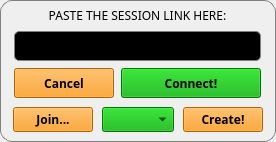
           <widget class="QGroupBox" name="groupBox">
            <property name="styleSheet">
             <string notr="true">QGroupBox {
    border: 1px solid gray;
    border-radius: 12px;
	color: rgb(255, 255, 255);
    /*margin-top: 1ex;  leave space at the top for the title */
}</string>
            </property>
            <property name="flat">
             <bool>false</bool>
            </property>
            <layout class="QVBoxLayout" name="verticalLayout">
             <property name="spacing">
              <number>6</number>
             </property>
             <property name="leftMargin">
              <number>3</number>
             </property>
             <property name="topMargin">
              <number>3</number>
             </property>
             <property name="rightMargin">
              <number>3</number>
             </property>
             <property name="bottomMargin">
              <number>3</number>
             </property>
             <item>
              <widget class="QWidget" name="sessionJoinWidget" native="true">
               <property name="enabled">
                <bool>true</bool>
               </property>
               <property name="sizePolicy">
                <sizepolicy hsizetype="Preferred" vsizetype="Preferred">
                 <horstretch>0</horstretch>
                 <verstretch>0</verstretch>
                </sizepolicy>
               </property>
               <property name="minimumSize">
                <size>
                 <width>0</width>
                 <height>0</height>
                </size>
               </property>
               <layout class="QVBoxLayout" name="verticalLayout_25">
                <property name="topMargin">
                 <number>3</number>
                </property>
                <property name="bottomMargin">
                 <number>3</number>
                </property>
                <item>
                 <layout class="QHBoxLayout" name="joinInputLayout">
                  <item>
                   <layout class="QVBoxLayout" name="verticalLayout_23">
                    <property name="spacing">
                     <number>7</number>
                    </property>
                    <item>
                     <spacer name="verticalSpacer_2">
                      <property name="orientation">
                       <enum>Qt::Vertical</enum>
                      </property>
                      <property name="sizeHint" stdset="0">
                       <size>
                        <width>20</width>
                        <height>0</height>
                       </size>
                      </property>
                     </spacer>
                    </item>
                    <item>
                     <widget class="QLabel" name="label_3">
                      <property name="font">
                       <font>
                        <family>Rubik</family>
                        <bold>false</bold>
                       </font>
                      </property>
                      <property name="toolTip">
                       <string>Paste the Session link you created, or received from a band member</string>
                      </property>
                      <property name="text">
                       <string>PASTE THE SESSION LINK HERE:</string>
                      </property>
                      <property name="alignment">
                       <set>Qt::AlignCenter</set>
                      </property>
                     </widget>
                    </item>
                    <item>
                     <layout class="QHBoxLayout" name="horizontalLayout_6">
                      <property name="spacing">
                       <number>7</number>
                      </property>
                      <property name="topMargin">
                       <number>0</number>
                      </property>
                      <item>
                       <widget class="QLineEdit" name="joinFieldEdit">
                        <property name="sizePolicy">
                         <sizepolicy hsizetype="Preferred" vsizetype="Fixed">
                          <horstretch>0</horstretch>
                          <verstretch>0</verstretch>
                         </sizepolicy>
                        </property>
                        <property name="minimumSize">
                         <size>
                          <width>50</width>
                          <height>30</height>
                         </size>
                        </property>
                        <property name="styleSheet">
                         <string notr="true">QLineEdit {
    background-color: rgb(0, 0, 0);
    border: 1px solid gray;
    border-radius: 5px;
}</string>
                        </property>
                        <property name="placeholderText">
                         <string>Enter Session Link here...</string>
                        </property>
                       </widget>
                      </item>
                     </layout>
                    </item>
                    <item>
                     <layout class="QHBoxLayout" name="horizontalLayout_9">
                      <property name="spacing">
                       <number>7</number>
                      </property>
                      <item>
                       <widget class="QPushButton" name="sessionCancelButton">
                        <property name="sizePolicy">
                         <sizepolicy hsizetype="Preferred" vsizetype="Preferred">
                          <horstretch>0</horstretch>
                          <verstretch>0</verstretch>
                         </sizepolicy>
                        </property>
                        <property name="minimumSize">
                         <size>
                          <width>0</width>
                          <height>30</height>
                         </size>
                        </property>
                        <property name="maximumSize">
                         <size>
                          <width>100</width>
                          <height>30</height>
                         </size>
                        </property>
                        <property name="font">
                         <font>
                          <family>Rubik</family>
                          <bold>true</bold>
                         </font>
                        </property>
                        <property name="styleSheet">
                         <string notr="true">background-color: rgb(251, 143, 0);
</string>
                        </property>
                        <property name="text">
                         <string>Cancel</string>
                        </property>
                       </widget>
                      </item>
                      <item>
                       <widget class="QPushButton" name="sessionConnectButton">
                        <property name="sizePolicy">
                         <sizepolicy hsizetype="Preferred" vsizetype="Preferred">
                          <horstretch>0</horstretch>
                          <verstretch>0</verstretch>
                         </sizepolicy>
                        </property>
                        <property name="minimumSize">
                         <size>
                          <width>0</width>
                          <height>30</height>
                         </size>
                        </property>
                        <property name="maximumSize">
                         <size>
                          <width>140</width>
                          <height>30</height>
                         </size>
                        </property>
                        <property name="font">
                         <font>
                          <family>Rubik</family>
                          <bold>true</bold>
                         </font>
                        </property>
                        <property name="styleSheet">
                         <string notr="true">background-color: rgb(0, 170, 0);</string>
                        </property>
                        <property name="text">
                         <string>Connect!</string>
                        </property>
                       </widget>
                      </item>
                     </layout>
                    </item>
                    <item>
                     <spacer name="verticalSpacer_3">
                      <property name="orientation">
                       <enum>Qt::Vertical</enum>
                      </property>
                      <property name="sizeHint" stdset="0">
                       <size>
                        <width>20</width>
                        <height>0</height>
                       </size>
                      </property>
                     </spacer>
                    </item>
                   </layout>
                  </item>
                 </layout>
                </item>
               </layout>
              </widget>
             </item>
             <item>
              <widget class="QWidget" name="defaultButtonWidget" native="true">
               <property name="sizePolicy">
                <sizepolicy hsizetype="Preferred" vsizetype="Preferred">
                 <horstretch>0</horstretch>
                 <verstretch>0</verstretch>
                </sizepolicy>
               </property>
               <property name="minimumSize">
                <size>
                 <width>0</width>
                 <height>0</height>
                </size>
               </property>
               <property name="maximumSize">
                <size>
                 <width>16777215</width>
                 <height>80</height>
                </size>
               </property>
               <layout class="QGridLayout" name="gridLayout_5">
                <property name="topMargin">
                 <number>0</number>
                </property>
                <property name="bottomMargin">
                 <number>0</number>
                </property>
                <property name="horizontalSpacing">
                 <number>7</number>
                </property>
                <property name="verticalSpacing">
                 <number>0</number>
                </property>
                <item row="0" column="0">
                 <layout class="QHBoxLayout" name="defaultLayout">
                  <property name="spacing">
                   <number>9</number>
                  </property>
                  <property name="topMargin">
                   <number>0</number>
                  </property>
                  <property name="rightMargin">
                   <number>0</number>
                  </property>
                  <property name="bottomMargin">
                   <number>0</number>
                  </property>
                  <item>
                   <widget class="QPushButton" name="butConnect">
                    <property name="enabled">
                     <bool>true</bool>
                    </property>
                    <property name="sizePolicy">
                     <sizepolicy hsizetype="Preferred" vsizetype="Preferred">
                      <horstretch>0</horstretch>
                      <verstretch>0</verstretch>
                     </sizepolicy>
                    </property>
                    <property name="minimumSize">
                     <size>
                      <width>0</width>
                      <height>25</height>
                     </size>
                    </property>
                    <property name="maximumSize">
                     <size>
                      <width>140</width>
                      <height>55</height>
                     </size>
                    </property>
                    <property name="font">
                     <font>
                      <family>Rubik</family>
                      <bold>true</bold>
                     </font>
                    </property>
                    <property name="toolTip">
                     <string>Click to Join a Session that's already started</string>
                    </property>
                    <property name="autoFillBackground">
                     <bool>false</bool>
                    </property>
                    <property name="styleSheet">
                     <string notr="true">background-color: rgb(251, 143, 0);
</string>
                    </property>
                    <property name="text">
                     <string>Join...</string>
                    </property>
                    <property name="autoDefault">
                     <bool>false</bool>
                    </property>
                    <property name="default">
                     <bool>false</bool>
                    </property>
                   </widget>
                  </item>
                  <item>
                   <widget class="QComboBox" name="inviteComboBox">
                    <property name="minimumSize">
                     <size>
                      <width>0</width>
                      <height>25</height>
                     </size>
                    </property>
                    <property name="maximumSize">
                     <size>
                      <width>140</width>
                      <height>55</height>
                     </size>
                    </property>
                    <property name="font">
                     <font>
                      <family>Rubik</family>
                      <bold>false</bold>
                     </font>
                    </property>
                    <property name="toolTip">
                     <string>Invite your band members to join the Session</string>
                    </property>
                    <property name="styleSheet">
                     <string notr="true">background-color: rgb(0, 170, 0);</string>
                    </property>
                    <property name="iconSize">
                     <size>
                      <width>25</width>
                      <height>25</height>
                     </size>
                    </property>
                    <property name="placeholderText">
                     <string/>
                    </property>
                   </widget>
                  </item>
                  <item>
                   <widget class="QPushButton" name="butNewStart">
                    <property name="enabled">
                     <bool>true</bool>
                    </property>
                    <property name="sizePolicy">
                     <sizepolicy hsizetype="Preferred" vsizetype="Preferred">
                      <horstretch>0</horstretch>
                      <verstretch>0</verstretch>
                     </sizepolicy>
                    </property>
                    <property name="minimumSize">
                     <size>
                      <width>0</width>
                      <height>25</height>
                     </size>
                    </property>
                    <property name="maximumSize">
                     <size>
                      <width>140</width>
                      <height>55</height>
                     </size>
                    </property>
                    <property name="font">
                     <font>
                      <family>Rubik</family>
                      <bold>true</bold>
                     </font>
                    </property>
                    <property name="toolTip">
                     <string>Click to start a new Session with Koord.Live</string>
                    </property>
                    <property name="styleSheet">
                     <string notr="true">background-color: rgb(251, 143, 0);</string>
                    </property>
                    <property name="text">
                     <string>Create!</string>
                    </property>
                    <property name="iconSize">
                     <size>
                      <width>48</width>
                      <height>16</height>
                     </size>
                    </property>
                   </widget>
                  </item>
                 </layout>
                </item>
               </layout>
              </widget>
             </item>
             <item>
              <widget class="CAudioMixerBoard" name="MainMixerBoard" native="true">
               <property name="sizePolicy">
                <sizepolicy hsizetype="Expanding" vsizetype="Maximum">
                 <horstretch>0</horstretch>
                 <verstretch>0</verstretch>
                </sizepolicy>
               </property>
               <property name="minimumSize">
                <size>
                 <width>0</width>
                 <height>0</height>
                </size>
               </property>
               <property name="autoFillBackground">
                <bool>false</bool>
               </property>
              </widget>
             </item>
            </layout>
           </widget>
